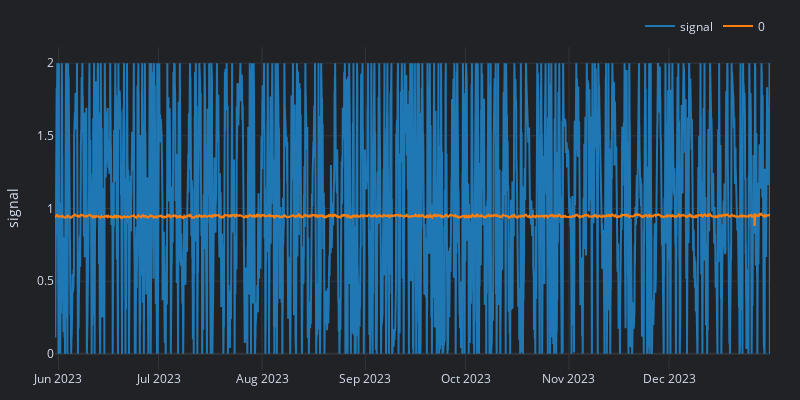

The cell this chart's notebook holds for it:
### Markdown cell above
plot

### Code cell
signal = pd.Series(y_test[timestep:])
pred_sig = pd.Series(y_test_pred_np.flatten())
pred_sig.index = signal.index
combined_df = pd.concat([signal, pred_sig], axis=1)
fig = combined_df.vbt.plot()
fig.update_layout(yaxis_title='signal')
fig.show()

### Figure 1 — Plotly figure (JSON) as saved in the notebook; plotly's stock layout.template omitted (floating-point values rounded to 4 significant figures; data arrays with more than 128 entries replaced by an {"elided": "..."} marker saying what was removed)
{"data": [{"name": "signal", "showlegend": true, "type": "scatter", "uid": "96985110-9fde-4cd1-a917-0d49a9b2da08", "x": {"elided": "5144 str values"}, "y": {"elided": "5144 float values"}}, {"name": "0", "showlegend": true, "type": "scatter", "uid": "e92976d9-ed24-49a4-87ca-147bb88d81fb", "x": {"elided": "5144 str values"}, "y": {"elided": "5144 float values"}}], "layout": {"height": 400, "legend": {"orientation": "h", "traceorder": "normal", "x": 1, "xanchor": "right", "y": 1.02, "yanchor": "bottom"}, "margin": {"b": 30, "l": 30, "r": 30, "t": 30}, "width": 800, "yaxis": {"title": {"text": "signal"}}}}
